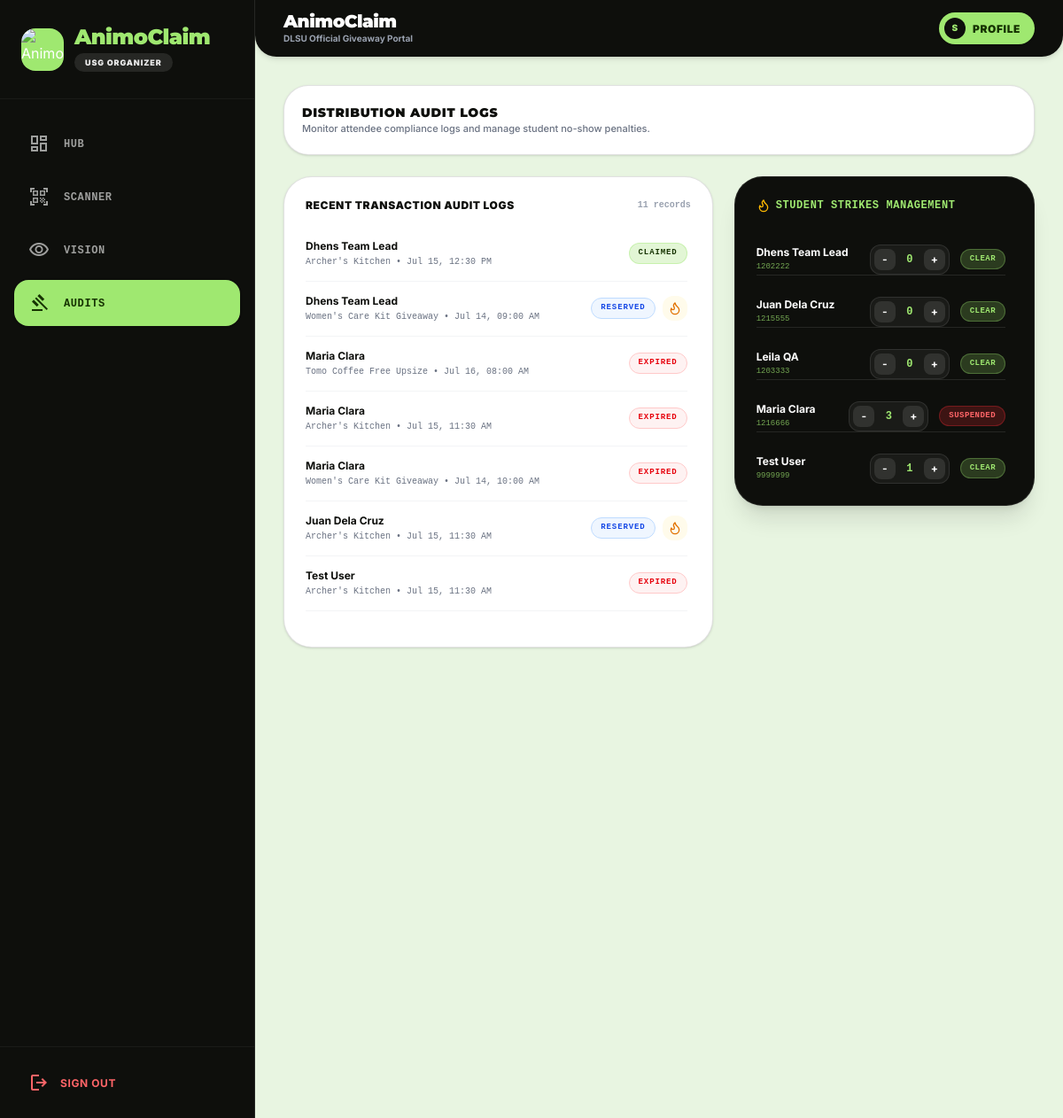
The page /organizer/audits.php (signed in) on the database its author committed.
### tables this page shows
CREATE TABLE `reservations` (
  `id` int(11) NOT NULL,
  `user_id` int(11) NOT NULL,
  `time_slot_id` int(11) NOT NULL,
  `inventory_id` int(11) NOT NULL,
  `qr_code_hash` varchar(50) NOT NULL,
  `status` enum('reserved','claimed','expired') NOT NULL DEFAULT 'reserved',
  `claimed_at` datetime DEFAULT NULL,
  `created_at` timestamp NOT NULL DEFAULT current_timestamp()
);

CREATE TABLE `users` (
  `id` int(11) NOT NULL,
  `dlsu_id` varchar(20) NOT NULL,
  `rfid_uid` varchar(20) NOT NULL,
  `first_name` varchar(100) NOT NULL,
  `last_name` varchar(100) NOT NULL,
  `email` varchar(150) NOT NULL,
  `password` varchar(255) NOT NULL,
  `program` varchar(100) DEFAULT NULL,
  `college` varchar(150) DEFAULT NULL,
  `sex` enum('M','F') NOT NULL,
  `scholarship_type` varchar(150) DEFAULT 'None',
  `status` enum('active','suspended') NOT NULL DEFAULT 'active',
  `role` enum('student','organizer','admin') NOT NULL DEFAULT 'student',
  `created_at` timestamp NOT NULL DEFAULT current_timestamp()
);

CREATE TABLE `events` (
  `id` int(11) NOT NULL,
  `organizer_id` int(11) NOT NULL,
  `title` varchar(150) NOT NULL,
  `description` text DEFAULT NULL,
  `location` varchar(150) NOT NULL,
  `image_url` varchar(255) DEFAULT NULL,
  `category` enum('Giveaway','Event') NOT NULL DEFAULT 'Giveaway',
  `target_sex` enum('All','M','F') NOT NULL DEFAULT 'All',
  `target_college` varchar(150) NOT NULL DEFAULT 'All',
  `is_active` tinyint(1) NOT NULL DEFAULT 1,
  `created_at` timestamp NOT NULL DEFAULT current_timestamp()
);

CREATE TABLE `event_time_slots` (
  `id` int(11) NOT NULL,
  `event_id` int(11) NOT NULL,
  `start_time` datetime NOT NULL,
  `end_time` datetime NOT NULL,
  `max_capacity` int(11) NOT NULL,
  `current_reservations` int(11) NOT NULL DEFAULT 0
);

### organizer/audits.php (called while the page is built, shortened)
<?php
require_once '../config/database.php';
$logStmt = $pdo->query("
    SELECT r.*, u.first_name, u.last_name, u.dlsu_id, e.title, t.start_time
    FROM reservations r
    JOIN users u ON r.user_id = u.id
    JOIN event_time_slots t ON r.time_slot_id = t.id
    JOIN events e ON t.event_id = e.id
    ORDER BY r.created_at DESC
");
$reservations = $logStmt->fetchAll();
$studentStmt = $pdo->query("
    SELECT u.*, (SELECT COUNT(*) FROM strike_logs s WHERE s.user_id = u.id) as strikes
    FROM users u
    WHERE role = 'student'
    ORDER BY u.first_name ASC
");
$students = $studentStmt->fetchAll();
require_once '../views/organizer/audits_view.php';
?>

### views/organizer/audits_view.php (the view, shortened to what this page needs)
<?php require_once '../includes/header.php'; ?>
<div class="space-y-6">
    <div class="flex flex-col sm:flex-row justify-between items-start sm:items-center gap-3 bg-white p-5 rounded-[28px] border border-[#0e0f0c]/12 shadow-sm">
        <div>
            <h3 class="font-black text-sm uppercase tracking-wider text-[#0e0f0c] wise-heading">Distribution Audit Logs</h3>
            <p class="text-[11px] text-gray-500 font-medium">Monitor attendee compliance logs and manage student no-show penalties.</p>
        </div>
    </div>
    <div class="grid grid-cols-1 lg:grid-cols-12 gap-6">
        <div class="lg:col-span-7">
            <div class="bg-white p-6 rounded-[32px] border border-[#0e0f0c]/12 shadow-sm space-y-4">
                <div class="flex justify-between items-center">
                    <h4 class="font-black text-xs uppercase tracking-wider text-[#0e0f0c]">Recent Transaction Audit Logs</h4>
                    <span class="text-[10px] text-gray-400 font-bold font-mono"><?php echo count($reservations); ?> records</span>
                </div>
                <div class="divide-y divide-gray-100 max-h-[450px] overflow-y-auto pr-1 hide-scrollbar">
                    <?php foreach($reservations as $item): ?>
                        <div class="py-3.5 flex justify-between items-center">
                            <div>
                                <p class="font-bold text-xs text-[#0e0f0c]"><?php echo htmlspecialchars($item['first_name'] . ' ' . $item['last_name']); ?></p>
                                <p class="text-[10px] text-gray-500 mt-0.5 font-mono font-medium">
                                    <?php echo htmlspecialchars($item['title']); ?> • <?php echo date('M d, h:i A', strtotime($item['start_time'])); ?>
                                </p>
                            </div>
                            <div class="flex items-center gap-2">
                                <?php
                                    $badgeClass = 'bg-gray-100 text-gray-600';
                                    if ($item['status'] === 'claimed') $badgeClass = 'bg-[#e2f6d5] text-[#163300] border border-[#9fe870]/40';
                                    if ($item['status'] === 'reserved') $badgeClass = 'bg-blue-50 text-blue-700 animate-pulse border border-blue-200';
                                    if ($item['status'] === 'expired') $badgeClass = 'bg-red-50 text-red-600 border border-red-200';
                                ?>
                                <span class="px-2.5 py-1 rounded-full text-[9px] font-mono font-black uppercase tracking-widest <?php echo $badgeClass; ?>">
                                    <?php echo $item['status']; ?>
                                </span>
                                <?php if($item['status'] === 'reserved'): ?>
                                    <button onclick="triggerNoShow(<?php echo $item['id']; ?>, <?php echo $item['user_id']; ?>)" class="p-1.5 rounded-xl bg-amber-50 text-amber-600 hover:bg-amber-100 transition-colors cursor-pointer" title="Issue Strike">
                                        <i data-lucide="flame" class="w-4 h-4"></i>
                                    </button>
                                <?php endif; ?>
                            </div>
                        </div>
                    <?php endforeach; ?>
                </div>
            </div>
        </div>
        <div class="lg:col-span-5">
            <div class="bg-[#0e0f0c] p-6 rounded-[32px] text-white border border-white/10 shadow-xl space-y-4">
                <div>
                    <h4 class="font-black text-xs uppercase tracking-wider text-[#9fe870] flex items-center gap-1.5 font-mono">
                        <i data-lucide="flame" class="w-4 h-4 text-amber-400"></i> Student Strikes Management
                    </h4>
                </div>
                <div class="divide-y divide-white/10 space-y-3 pt-2 max-h-[350px] overflow-y-auto pr-2 hide-scrollbar">
                    <?php foreach($students as $student):
                        $strikes = (int)$student['strikes'];
                        $isSuspended = $strikes >= 3;
                    ?>
                        <div class="pt-3 flex justify-between items-center">
                            <div>
                                <p class="font-bold text-xs text-white"><?php echo htmlspecialchars($student['first_name'] . ' ' . $student['last_name']); ?></p>
                                <p class="text-[9px] text-[#9fe870]/70 font-mono mt-0.5"><?php echo htmlspecialchars($student['dlsu_id']); ?></p>
                            </div>
                            <div class="flex items-center gap-3">
                                <div class="flex items-center gap-1 bg-white/5 p-1 rounded-xl border border-white/10">
                                    <button onclick="adjustStrike(<?php echo $student['id']; ?>, 'remove')" class="w-6 h-6 bg-white/10 hover:bg-white/20 flex items-center justify-center rounded-lg text-xs cursor-pointer font-bold transition-all">-</button>
                                    <span class="font-mono text-xs font-black w-6 text-center text-[#9fe870]"><?php echo $strikes; ?></span>
                                    <button onclick="adjustStrike(<?php echo $student['id']; ?>, 'add')" class="w-6 h-6 bg-white/10 hover:bg-white/20 flex items-center justify-center rounded-lg text-xs cursor-pointer font-bold transition-all">+</button>
                                </div>
                                <span class="px-2.5 py-1 rounded-full text-[9px] font-black uppercase font-mono tracking-wider <?php echo $isSuspended ? 'bg-red-500/20 text-red-400 border border-red-500/30' : 'bg-[#9fe870]/20 text-[#9fe870] border border-[#9fe870]/30'; ?>">
                                    <?php echo $isSuspended ? 'Suspended' : 'Clear'; ?>
                                </span>
                            </div>
                        </div>
                    <?php endforeach; ?>
                </div>
            </div>
        </div>
    </div>
</div>
<?php require_once '../includes/footer.php'; ?>

### includes/header.php (style rules this page uses)
body { font-family: 'Inter', sans-serif; }
h1, h2, h3, .wise-heading { font-family: 'Montserrat', sans-serif; }
.hide-scrollbar { -ms-overflow-style: none; scrollbar-width: none; }

### rows shown on the page
reservations: user.last_name "Dhens Team Lead", events.title "Archer's Kitchen", time_slot.start_time "Jul 15, 12:30 PM", status "CLAIMED"
reservations: user.last_name "Dhens Team Lead", events.title "Women's Care Kit Giveaway", time_slot.start_time "Jul 14, 09:00 AM", status "RESERVED"
reservations: user.last_name "Maria Clara", events.title "Tomo Coffee Free Upsize", time_slot.start_time "Jul 16, 08:00 AM", status "EXPIRED"
reservations: user.last_name "Maria Clara", events.title "Archer's Kitchen", time_slot.start_time "Jul 15, 11:30 AM", status "EXPIRED"
reservations: user.last_name "Maria Clara", events.title "Women's Care Kit Giveaway", time_slot.start_time "Jul 14, 10:00 AM", status "EXPIRED"
reservations: user.last_name "Juan Dela Cruz", events.title "Archer's Kitchen", time_slot.start_time "Jul 15, 11:30 AM", status "RESERVED"
reservations: user.last_name "Test User", events.title "Archer's Kitchen", time_slot.start_time "Jul 15, 11:30 AM", status "EXPIRED"
users: first_name+last_name "Dhens Team Lead", dlsu "1202222", strikes "0", shows "CLEAR"
users: first_name+last_name "Juan Dela Cruz", dlsu "1215555", strikes "0", shows "CLEAR"
users: first_name+last_name "Leila QA", dlsu "1203333", strikes "0", shows "CLEAR"
users: first_name+last_name "Maria Clara", dlsu "1216666", strikes "3", shows "SUSPENDED"
users: first_name+last_name "Test User", dlsu "9999999", strikes "1", shows "CLEAR"

### other values the page prints
$link[2] "HUB"
$link[2] "SCANNER"
$link[2] "VISION"
$link[2] "AUDITS"
substr($_SESSION['first_name'] ?? 'S', 0, 1) "S"
count($reservations) "11"
